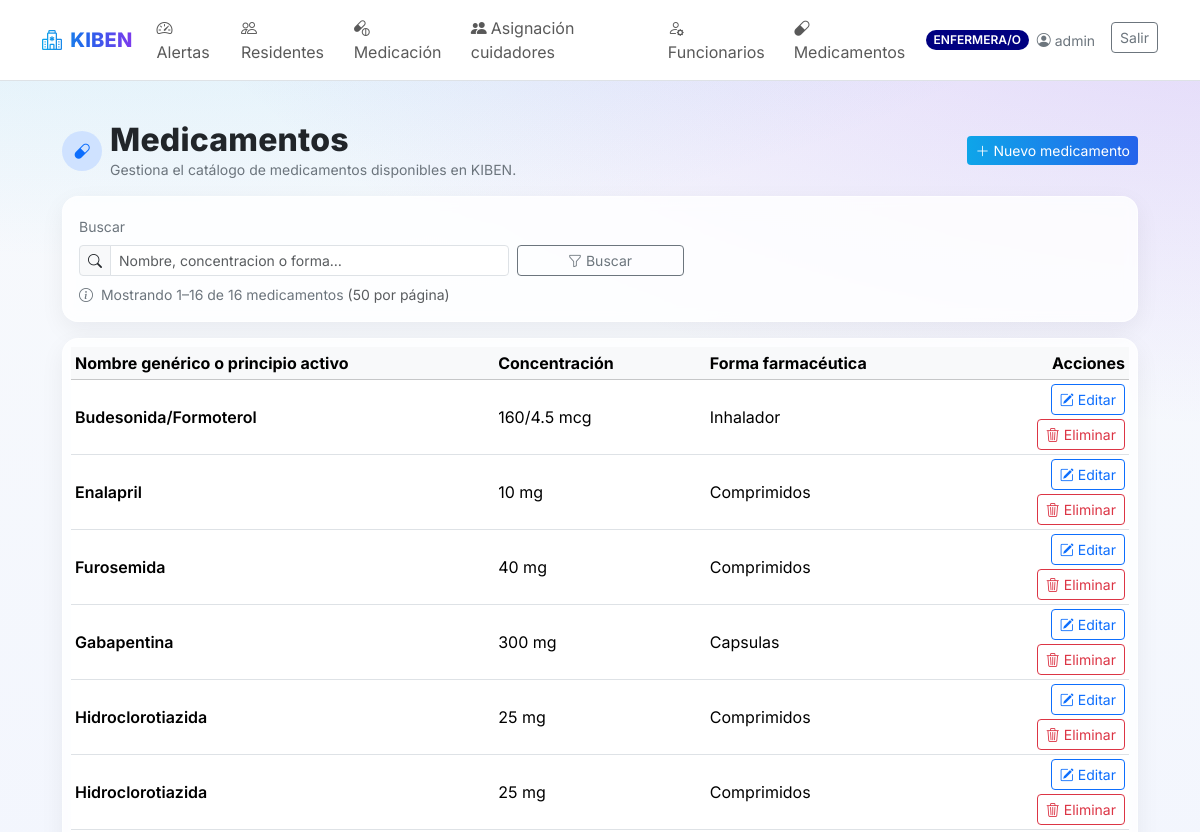
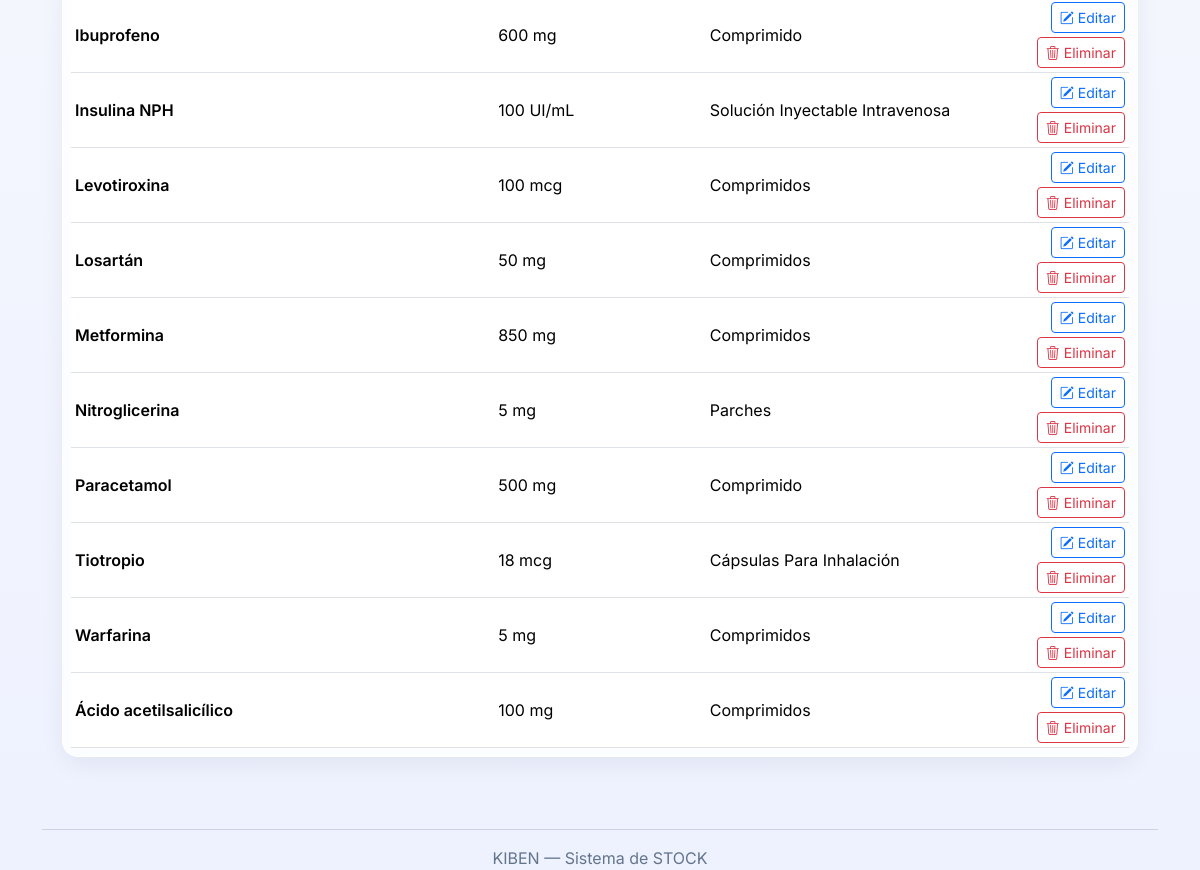
Before: /medicamentos/ (signed in) with the older database file (2 pictures, top to bottom).
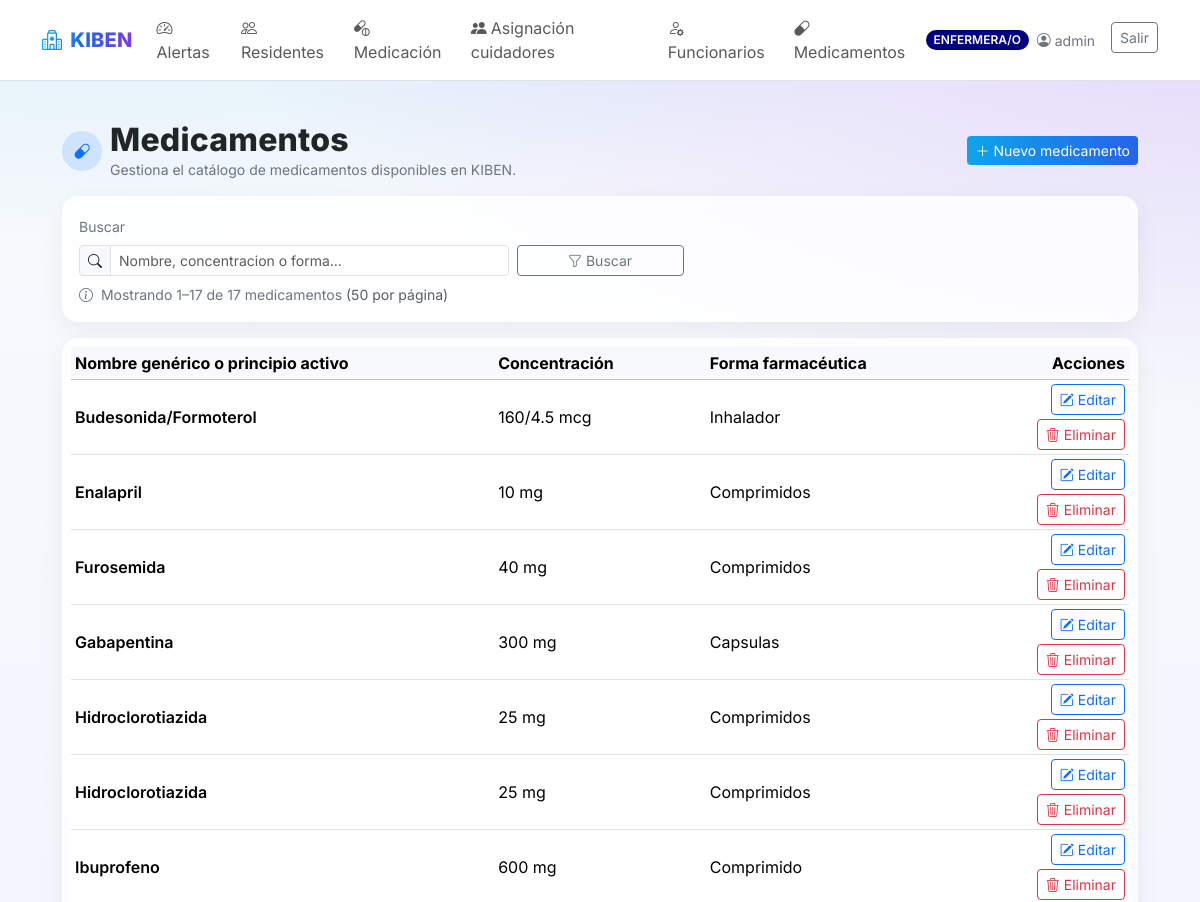
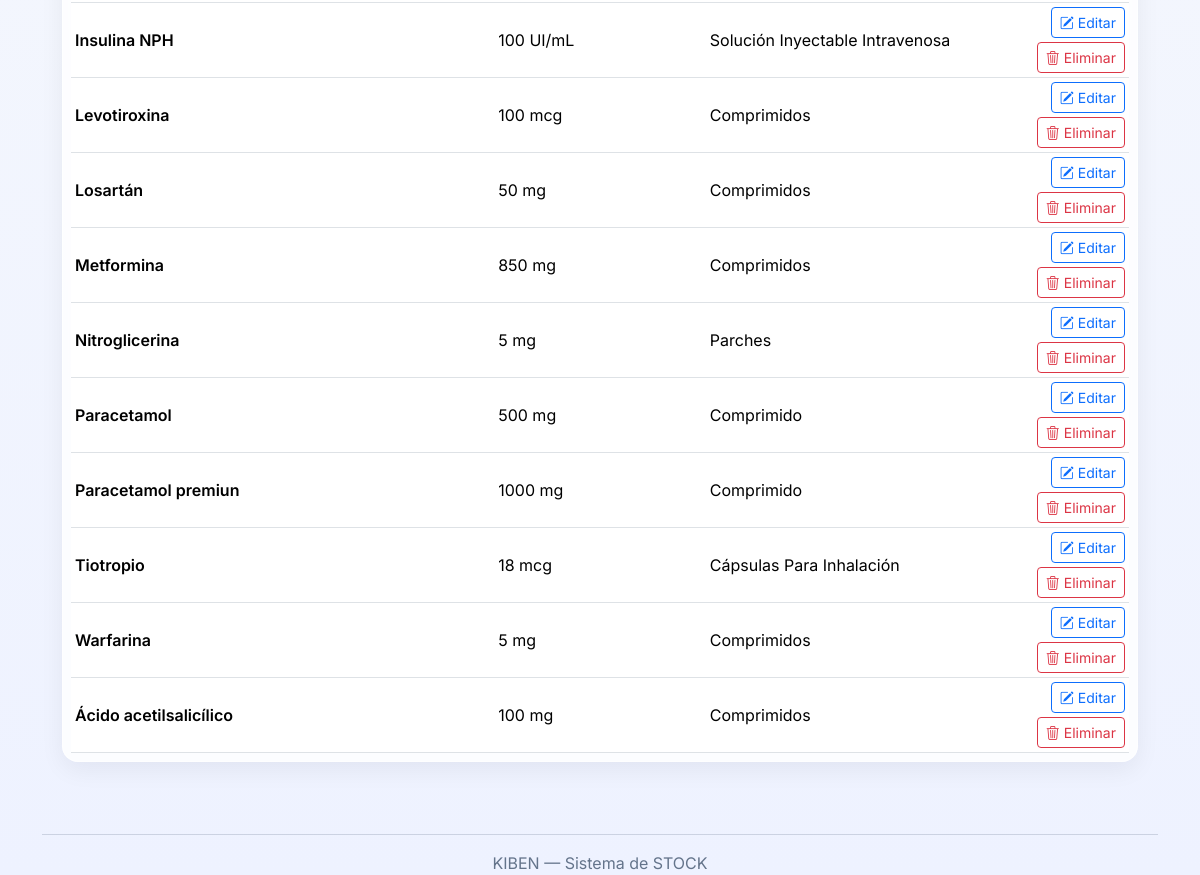
After: the same page with the newer database file (2 pictures, top to bottom).
### landing/models.py (models this page shows, shortened)
class Producto(models.Model):
    nombre = models.CharField(max_length=160)
    potencia = models.CharField(max_length=60, blank=True)  # ej: 500 mg
    forma = models.CharField(max_length=40, blank=True)     # tableta, jarabe, etc.

### landing/views.py (the view)
# urls.py: path("medicamentos/", views.medicamentos_list, name="medicamentos_list"),
@login_required
@admin_required
def medicamentos_list(request):
    q = (request.GET.get("q") or "").strip()
    qs = Producto.objects.all().order_by("nombre", "potencia")
    if q:
        qs = qs.filter(
            Q(nombre__icontains=q) | Q(potencia__icontains=q) | Q(forma__icontains=q)
        )
    paginator = Paginator(qs, 20)
    page = request.GET.get("page")
    page_obj = paginator.get_page(page)
    return render(request, "medicamentos/medicamentos_list.html", {
        "page_obj": page_obj,
        "q": q,
    })

### landing/roles.py (called while the page is built)
def _in_group(user, name):
    return user.is_authenticated and user.groups.filter(name=name).exists()

def is_admin(user): return _in_group(user, ADMIN_GROUP) or user.is_superuser

def is_doctor(user): return _in_group(user, DOCTOR_GROUP)  # << nuevo

def admin_required(view):
    @wraps(view)
    def _w(request, *a, **kw):
        return view(request, *a, **kw) if is_admin(request.user) else _deny(request)
    return _w

### landing/templatetags/roles_tags.py (called while the page is built)
@register.filter(name="is_admin")
def is_admin_filter(user):
    return rolelib.is_admin(user)

@register.filter(name="is_doctor")
def is_doctor_filter(user):
    return rolelib.is_doctor(user)

### landing/templates/medicamentos/medicamentos_list.html (shortened to what this page needs)
{% extends 'base.html' %}
{% block content %}
<div class="container py-4" style="max-width: 1100px;">
  <div class="d-flex flex-wrap justify-content-between align-items-center gap-2 mb-3">
    <div class="d-flex align-items-center gap-2">
      <div class="rounded-circle bg-primary-subtle d-flex align-items-center justify-content-center"
           style="width:40px;height:40px;">
        <i class="bi bi-capsule text-primary"></i>
      </div>
      <div>
        <h2 class="page-title mb-0">Medicamentos</h2>
        <p class="small text-secondary mb-0">
          Gestiona el catálogo de medicamentos disponibles en KIBEN.
        </p>
      </div>
    </div>
    <a href="{% url 'medicamento_create' %}"
       class="btn btn-gradient d-flex align-items-center gap-1 btn-sm">
      <i class="bi bi-plus-lg"></i>
      <span>Nuevo medicamento</span>
    </a>
  </div>
  <div class="glass-card p-3 mb-3">
    <form method="get" class="row g-2 align-items-end">
      <div class="col-12 col-md-6 col-lg-5">
        <label class="form-label small text-secondary">Buscar</label>
        <div class="input-group input-group-sm">
          <span class="input-group-text">
            <i class="bi bi-search"></i>
          </span>
          <input type="search"
                 name="q"
                 value="{{ q }}"
                 class="form-control"
                 placeholder="Nombre, concentracion o forma…">
        </div>
      </div>
      <div class="col-6 col-md-2 col-lg-2">
        <label class="form-label d-none d-md-block">&nbsp;</label>
        <button class="btn btn-outline-secondary btn-sm w-100">
          <i class="bi bi-funnel me-1"></i>Buscar
        </button>
      </div>
    </form>
    {% if page_obj.paginator.count %}
      <div class="small text-secondary mt-2">
        <i class="bi bi-info-circle me-1"></i>
        Mostrando {{ page_obj.start_index }}–{{ page_obj.end_index }}
        de {{ page_obj.paginator.count }} medicamentos
        <span class="text-muted">(50 por página)</span>
      </div>
    {% endif %}
  </div>
  <div class="glass-card p-2">
    <div class="table-responsive">
      <table class="table table-sm align-middle mb-0">
        <thead class="table-light">
          <tr>
            <th style="width:40%;">Nombre genérico o principio activo</th>
            <th class="d-none d-md-table-cell" style="width:20%;">Concentración</th>
            <th class="d-none d-md-table-cell" style="width:25%;">Forma farmacéutica</th>
            <th class="text-end" style="width:15%;">Acciones</th>
          </tr>
        </thead>
        <tbody>
          {% for p in page_obj.object_list %}
            <tr>
              <td class="fw-semibold">
                {{ p.nombre }}
              </td>
              <td class="d-none d-md-table-cell">{{ p.potencia|default:"—" }}</td>
              <td class="d-none d-md-table-cell">
                {% if p.forma %}
                  {{ p.forma|title }}
                {% else %}
                  —
                {% endif %}
              </td>
              <td class="text-end">
                <div class="d-flex flex-wrap justify-content-end gap-1">
                  <a href="{% url 'medicamento_edit' p.id %}"
                     class="btn btn-sm btn-outline-primary">
                    <i class="bi bi-pencil-square me-1"></i>Editar
                  </a>
                  <a href="{% url 'medicamento_delete' p.id %}"
                     class="btn btn-sm btn-outline-danger">
                    <i class="bi bi-trash3 me-1"></i>Eliminar
                  </a>
                </div>
              </td>
            </tr>
          {% empty %}
            <tr>
              <td colspan="4" class="text-center text-secondary py-3">
                <i class="bi bi-info-circle me-1"></i>Sin medicamentos.
              </td>
            </tr>
          {% endfor %}
        </tbody>
      </table>
    </div>
  </div>
</div>
{% endblock %}

Changed rows visible on the page:
added Producto: nombre "Paracetamol premiun", potencia "1000 mg", forma "Comprimido"
Other visible differences:
{{ page_obj.end_index }}: "16" → "17"
{{ page_obj.paginator.count }}: "16" → "17"
